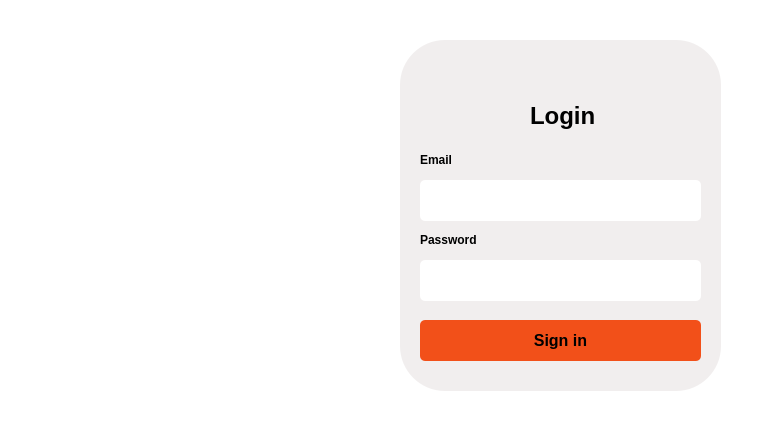
<?xml version="1.0" encoding="UTF-8"?>
<ui version="4.0">
 <class>login</class>
 <widget class="QDialog" name="login">
  <property name="geometry">
   <rect>
    <x>0</x>
    <y>0</y>
    <width>764</width>
    <height>424</height>
   </rect>
  </property>
  <property name="windowTitle">
   <string>Dialog</string>
  </property>
  <property name="styleSheet">
   <string notr="true">#login
{
background-color:rgb(255, 255, 255);
}</string>
  </property>
  <widget class="QLabel" name="label">
   <property name="geometry">
    <rect>
     <x>-20</x>
     <y>0</y>
     <width>500</width>
     <height>481</height>
    </rect>
   </property>
   <property name="styleSheet">
    <string notr="true">*{
background-image:url(&quot;C:/Users/user/Documents/semesterProject/I22.png&quot;);
}</string>
   </property>
   <property name="text">
    <string/>
   </property>
  </widget>
  <widget class="QLabel" name="email_2">
   <property name="geometry">
    <rect>
     <x>420</x>
     <y>150</y>
     <width>63</width>
     <height>20</height>
    </rect>
   </property>
   <property name="font">
    <font>
     <bold>true</bold>
    </font>
   </property>
   <property name="text">
    <string>Email</string>
   </property>
  </widget>
  <widget class="QLineEdit" name="email">
   <property name="geometry">
    <rect>
     <x>420</x>
     <y>180</y>
     <width>281</width>
     <height>41</height>
    </rect>
   </property>
   <property name="styleSheet">
    <string notr="true">#email
{
border-radius:5px;
background-color:rgb(255, 255, 255)
}</string>
   </property>
  </widget>
  <widget class="QLabel" name="password_2">
   <property name="geometry">
    <rect>
     <x>420</x>
     <y>230</y>
     <width>71</width>
     <height>20</height>
    </rect>
   </property>
   <property name="font">
    <font>
     <bold>true</bold>
    </font>
   </property>
   <property name="text">
    <string>Password</string>
   </property>
  </widget>
  <widget class="QLineEdit" name="password">
   <property name="geometry">
    <rect>
     <x>420</x>
     <y>260</y>
     <width>281</width>
     <height>41</height>
    </rect>
   </property>
   <property name="styleSheet">
    <string notr="true">#password
{
border-radius:5px;
background-color:rgb(255, 255, 255)
}</string>
   </property>
   <property name="echoMode">
    <enum>QLineEdit::Password</enum>
   </property>
  </widget>
  <widget class="QPushButton" name="signin">
   <property name="geometry">
    <rect>
     <x>420</x>
     <y>320</y>
     <width>281</width>
     <height>41</height>
    </rect>
   </property>
   <property name="font">
    <font>
     <pointsize>12</pointsize>
     <bold>true</bold>
    </font>
   </property>
   <property name="styleSheet">
    <string notr="true">#signin
{
 background-color:#F25019;
border-radius:5px;
}</string>
   </property>
   <property name="text">
    <string>Sign in</string>
   </property>
  </widget>
  <widget class="QFrame" name="frame">
   <property name="geometry">
    <rect>
     <x>400</x>
     <y>40</y>
     <width>321</width>
     <height>351</height>
    </rect>
   </property>
   <property name="styleSheet">
    <string notr="true">#frame
{
background-color:#F1EEEE;
border-radius:45px;
}</string>
   </property>
   <property name="frameShape">
    <enum>QFrame::StyledPanel</enum>
   </property>
   <property name="frameShadow">
    <enum>QFrame::Raised</enum>
   </property>
   <widget class="QLabel" name="label_3">
    <property name="geometry">
     <rect>
      <x>130</x>
      <y>10</y>
      <width>61</width>
      <height>51</height>
     </rect>
    </property>
    <property name="styleSheet">
     <string notr="true">#label_3
{
background-image:url(&quot;C:/Users/user/Documents/semesterProject/l.jpg&quot;);
}</string>
    </property>
    <property name="text">
     <string/>
    </property>
   </widget>
   <widget class="QLabel" name="label_2">
    <property name="geometry">
     <rect>
      <x>130</x>
      <y>50</y>
      <width>100</width>
      <height>51</height>
     </rect>
    </property>
    <property name="font">
     <font>
      <pointsize>18</pointsize>
      <bold>true</bold>
     </font>
    </property>
    <property name="text">
     <string>Login</string>
    </property>
   </widget>
  </widget>
  <zorder>label</zorder>
  <zorder>frame</zorder>
  <zorder>email_2</zorder>
  <zorder>email</zorder>
  <zorder>password_2</zorder>
  <zorder>password</zorder>
  <zorder>signin</zorder>
 </widget>
 <resources/>
 <connections/>
</ui>
